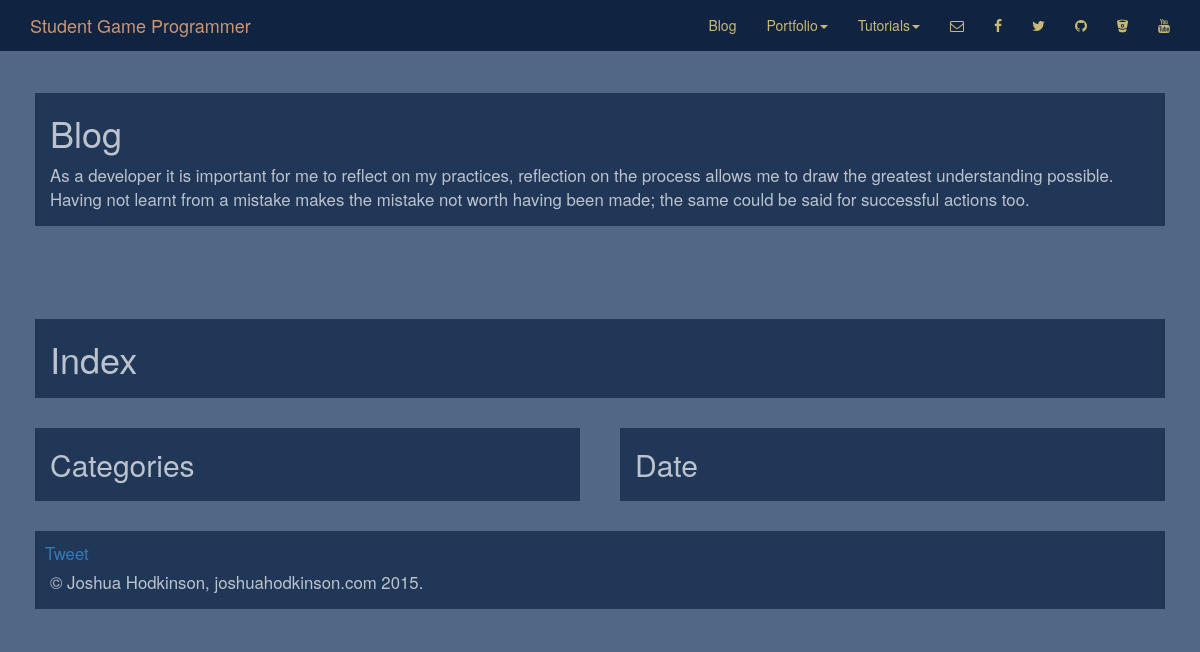
/blog/, run on an earlier commit of the app's database.
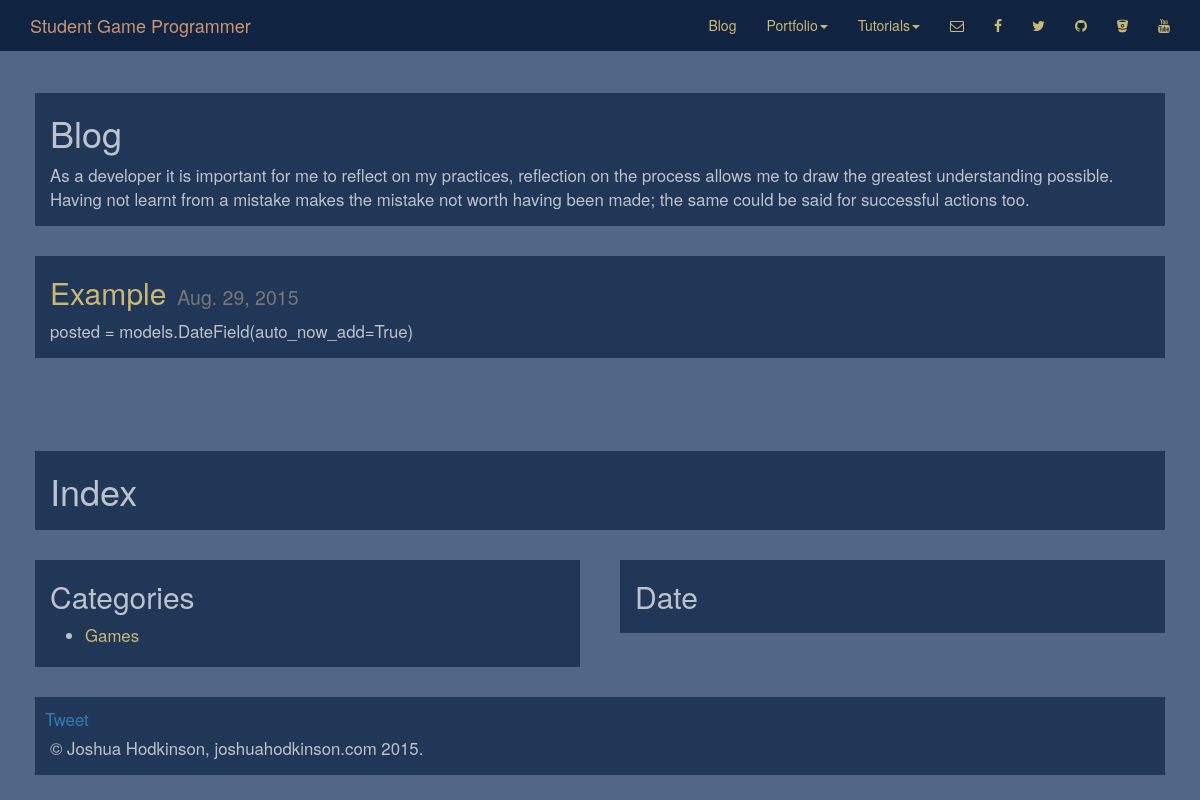
And on a later commit of the database.
### blog/models.py (models this page shows, shortened)
class Blog(models.Model):
	title = models.CharField(max_length=50)
	slug = models.SlugField(max_length=50, unique=True)
	body = models.TextField()
	posted = models.DateField(auto_now_add=True)
	category = models.ManyToManyField('blog.Category')
	@permalink
	def get_absolute_url(self):
		return ('blog-post', None, {'slug':self.slug, 'id':self.id,})
	class Meta:
		verbose_name = "Post"
		verbose_name_plural = "Posts"
		ordering = ["-posted"]

class Category(models.Model):
	title = models.CharField(max_length = 50, db_index=True)
	slug = models.SlugField(max_length=50, db_index=True)
	@permalink
	def get_absolute_url(self):
		return ('blog-category', None, {'slug':self.slug, 'id':self.id,})
	class Meta:
		verbose_name = "Category"
		verbose_name_plural = "Categories"
		ordering = ["title"]

### blog/views.py (the view)
# urls.py: url(r'^category/(?P<id>[0-9]+)/(?P<slug>[-\w\d]+)/$', 'blog.views.category', name='blog-category'),
def blog(request):
	return render(request, "blog/home.html", {
			'categories' : Category.objects.all(),
			'posts' : Blog.objects.all().order_by('posted')[:5]
		})

### blog/templates/blog/home.html (shortened to what this page needs)
{% extends "base.html"%}
{% load staticfiles %}
{% block content%}
	<div class="container" style="margin-top: 78px;">
		<div class="row content">
			<H1>Blog</H1>
			<p>As a developer it is important for me to reflect on my practices, reflection on the process allows me to draw the greatest understanding possible. Having not learnt from a mistake makes the mistake not worth having been made; the same could be said for successful actions too.</p>
		</div>
		<div class="row">
			{% if posts %}
				{% for post in posts %}
					<div class="col-xs-12">
						<div class="content">
							<h2><a href="{{post.get_absolute_url}}" style="color:#cab974;">{{post.title}}</a><small>&nbsp;&nbsp;{{post.posted}}</small></h2>
							<p>{{post.body}}</p>
						</div>
					</div>
				{% endfor %}
			{% endif %}
		</div>
		<div class="row content" style="margin-top:78px;">
			<H1>Index</H1>
		</div>
		<div class="row">
			<div class="col-sm-6">
				<div class="content">
					<h2>Categories</h2>
					{% if categories %}
						<ul>
							{% for cat in categories %}
								<li>
									<a href="{{cat.get_absolute_url}}">{{cat.title}}</a>
								</li>
							{% endfor %}
						</ul>
					{% endif %}
				</div>
			</div>
			<div class="col-sm-6">
				<div class="content">
					<h2>Date</h2>
				</div>
			</div>
		</div>
	</div>
{%endblock%}

What changed in the data, as far as the page shows it:
added Blog: title "Example", posted "Aug. 29, 2015", body "posted = models.DateField(auto_now_add=True)"
added Category: title "Games"
